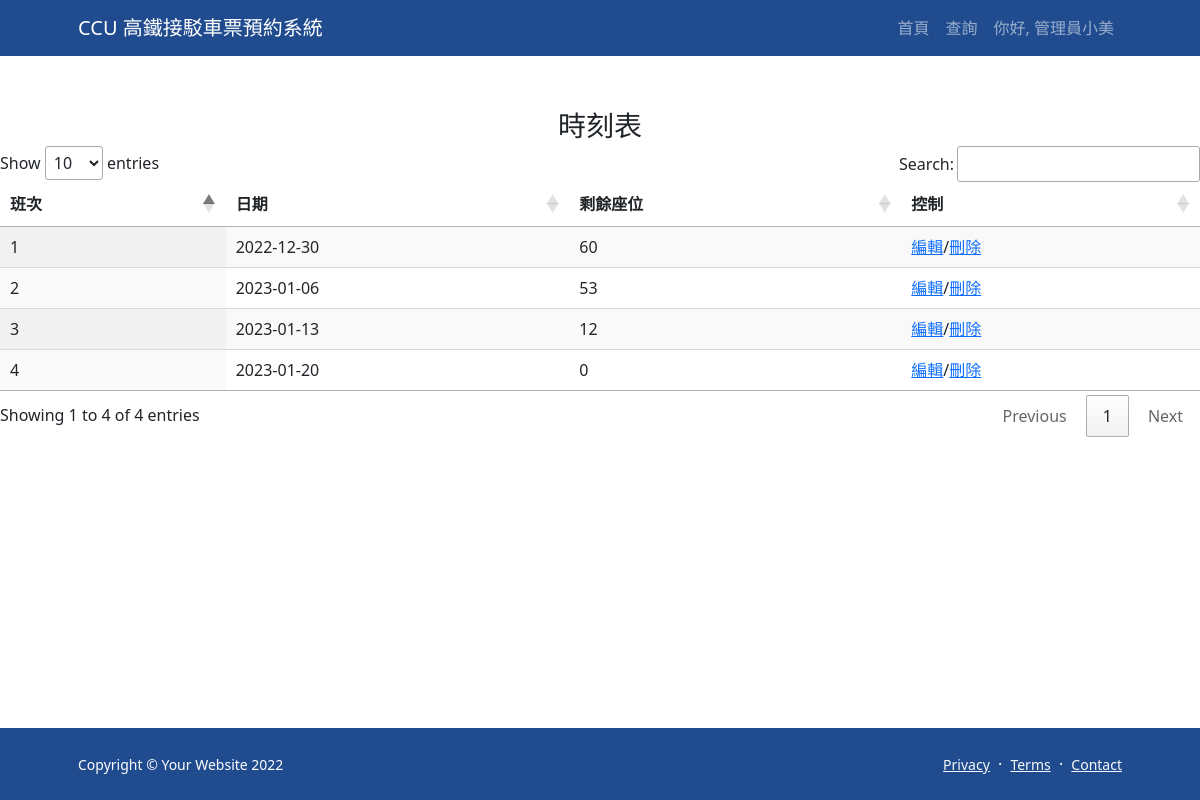
Screenshot of /timetable_edit.php (signed in) with the database file from the repository.
### tables this page shows
CREATE TABLE IF NOT EXISTS `timetable` (
  `bus number` int(11) NOT NULL AUTO_INCREMENT,
  `remain` int(11) NOT NULL DEFAULT 0,
  `date` date DEFAULT NULL,
  PRIMARY KEY (`bus number`) USING BTREE
);

### timetable_edit.php (the view, shortened to what this page needs)
<?php
    require_once 'dbconnection.php';
    $sqlanc = 'SELECT * FROM `timetable` ORDER BY `bus number` DESC';
    $data = $pdo->prepare($sqlanc);
    $data->execute();
    $item = $data->fetchAll();
?>
<!DOCTYPE html>
<html lang="zh-TW">
<head>
    <link href="https://cdn.jsdelivr.net/npm/bootstrap-icons@1.5.0/font/bootstrap-icons.css" rel="stylesheet">
    <link href="https://cdn.jsdelivr.net/npm/bootstrap@5.1.3/dist/css/bootstrap.min.css" rel="stylesheet">
    <link rel="stylesheet" href="https://code.jquery.com/ui/1.13.1/themes/smoothness/jquery-ui.css" type="text/css"/>
    <link href="css/styles.css" rel="stylesheet">
    <link rel="stylesheet" href="https://cdn.datatables.net/1.13.1/css/jquery.dataTables.min.css" type="text/css"/>
</head>
<body class="d-flex flex-column">
    <main class="flex-shrink-0">
        <nav class="navbar navbar-expand-lg navbar-dark bg-dark">
            <div class="container px-5">
                <a class="navbar-brand" href="index.php">CCU 高鐵接駁車票預約系統</a>
                <div class="collapse navbar-collapse" id="navbarSupportedContent">
                    <ul class="navbar-nav ms-auto mb-2 mb-lg-0">
                    <li class="nav-item"><a class="nav-link" href="index.php">首頁</a></li>
                        <li class="nav-item"><a class="nav-link" href="searching.php">查詢</a></li>
                        <?php echo '<li class="nav-item"><a class="nav-link" href="admin.php">你好, 管理員'.$_SESSION['name'].'</a></li>';?>
                    </ul>
                </div>
            </div>
        </nav>
        <header class="py-5">
            <div class="fs-3 text-center">時刻表</div>
            <table id="ShowTimetable" class="display">
                <thead>
                    <tr>
                        <th>班次</th>
                        <th>日期</th>
                        <th>剩餘座位</th>
                        <th>控制</th>
                    </tr>
                </thead>
                <tbody>
                    <?php
                        foreach($item as $i){
                            echo "<tr>";
                            echo "<td>".$i['bus number']."</td><td>".$i['date']."</td><td>".$i['remain']."</td>";
                            echo "<td><a href='timetable_update.php'>編輯</a>/<a href='timetable_del.php'>刪除</a></td>";
                            echo "</tr>";
                        }
                    ?>
                </tbody>
            </table>
        </header>
    </main>
    <footer class="bg-dark py-4 mt-auto">
        <div class="container px-5">
            <div class="row align-items-center justify-content-between flex-column flex-sm-row">
                <div class="col-auto"><div class="small m-0 text-white">Copyright © Your Website 2022</div></div>
                <div class="col-auto">
                    <a class="link-light small" href="#!">Privacy</a>
                    <span class="text-white mx-1">·</span>
                    <a class="link-light small" href="#!">Terms</a>
                    <span class="text-white mx-1">·</span>
                    <a class="link-light small" href="#!">Contact</a>
                </div>
            </div>
        </div>
    </footer>
</body>
</html>

### rows the page displays
timetable: bus number "4", date "2023-01-20", remain "0"
timetable: bus number "3", date "2023-01-13", remain "12"
timetable: bus number "2", date "2023-01-06", remain "53"
timetable: bus number "1", date "2022-12-30", remain "60"

### other values shown
$_SESSION['name'] "小美"
